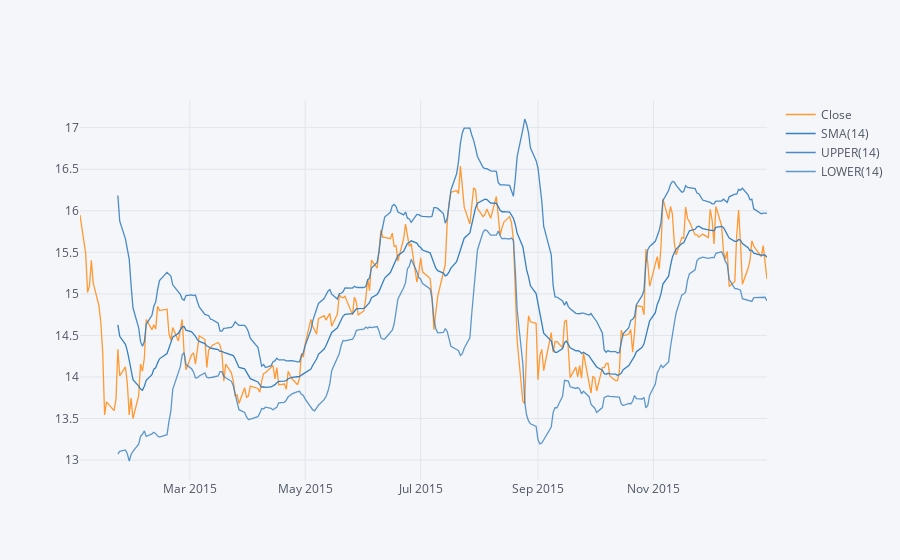

The cell this chart's notebook holds for it:
### Markdown cell above
**Use .ta_plot(study='boll') to create a Bollinger Band Plot for Bank of America for the year 2015.**

### Code cell
bank_stocks["2015-01-01":"2016-01-01"]["BAC"]["Close"].ta_plot(study="boll")

### Figure 1 — Plotly figure (JSON) as saved in the notebook; plotly's stock layout.template omitted (floating-point values rounded to 4 significant figures; data arrays with more than 128 entries replaced by an {"elided": "..."} marker saying what was removed)
{"data": [{"line": {"color": "rgba(255, 153, 51, 1.0)", "dash": "solid", "shape": "linear", "width": 1.3}, "mode": "lines", "name": "Close", "text": "", "type": "scatter", "x": {"elided": "252 str values"}, "y": {"elided": "252 float values"}}, {"line": {"color": "rgba(55, 128, 191, 1.0)", "dash": "solid", "shape": "linear", "width": 1.3}, "mode": "lines", "name": "SMA(14)", "text": "", "type": "scatter", "x": {"elided": "252 str values"}, "y": {"elided": "252 mixed values"}}, {"line": {"color": "rgba(55, 128, 191, 0.8999999999999999)", "dash": "solid", "shape": "linear", "width": 1.3}, "mode": "lines", "name": "UPPER(14)", "text": "", "type": "scatter", "x": {"elided": "252 str values"}, "y": {"elided": "252 mixed values"}}, {"line": {"color": "rgba(55, 128, 191, 0.7999999999999998)", "dash": "solid", "shape": "linear", "width": 1.3}, "mode": "lines", "name": "LOWER(14)", "text": "", "type": "scatter", "x": {"elided": "252 str values"}, "y": {"elided": "252 mixed values"}}], "layout": {"legend": {"bgcolor": "#F5F6F9", "font": {"color": "#4D5663"}}, "paper_bgcolor": "#F5F6F9", "plot_bgcolor": "#F5F6F9", "title": {"font": {"color": "#4D5663"}}, "xaxis": {"gridcolor": "#E1E5ED", "showgrid": true, "tickfont": {"color": "#4D5663"}, "title": {"font": {"color": "#4D5663"}, "text": ""}, "zerolinecolor": "#E1E5ED"}, "yaxis": {"gridcolor": "#E1E5ED", "showgrid": true, "tickfont": {"color": "#4D5663"}, "title": {"font": {"color": "#4D5663"}, "text": ""}, "zerolinecolor": "#E1E5ED"}}}
